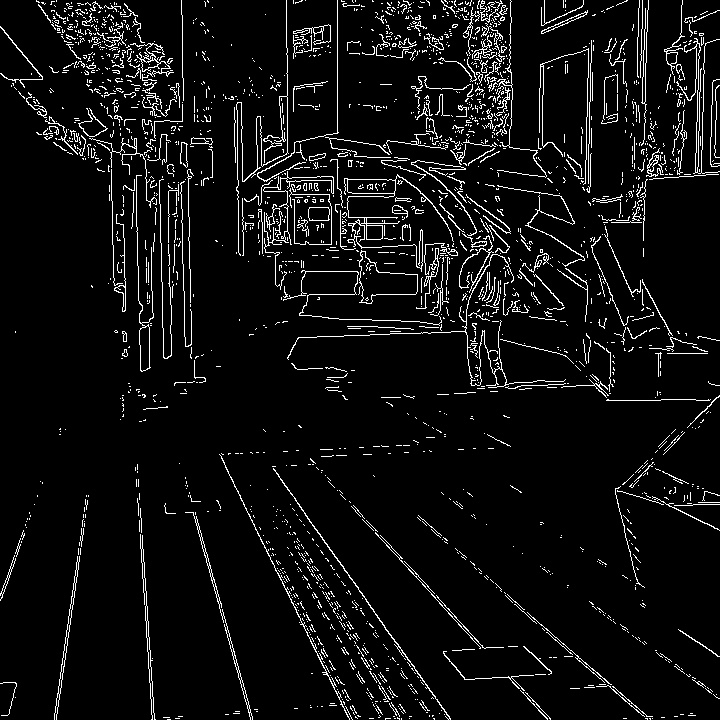
#> input picture Glitch-OpenCV/Glitch-video/EdgeDetection/src_edge_245_255/image-00071.jpg, 720 x 720 px, given in place of image-00001.jpg, which was not available
$ python Bitwise_not.py
#> lines starting #> are read from the running program, lines starting #| are printed output that depends on the picture
import cv2
# import numpy as np
import random
from datetime import datetime


### Debug
### Sample
# for test in range(0, 5): ### debug
#     test_list = [1, 400, 600, 800, 1400]
#     x = test_list[test]


for x in range(1, 1551):


    print(x)

    time1 = cv2.getTickCount() # クロック時間


    num = "%05d" % x


    in_path = "src_edge_245_255/image-" + num + ".jpg"
    out_path = "src_edge_bitwise/image-" + num + ".jpg"
    # out_path = "test_Edge/image-" + num + "-" +datetime.now().strftime("%H-%M-%S")+".jpg"


################################################################################


    img_in = cv2.imread(in_path)
#> img_in is the input picture: shape (720, 720, 3); min 0, max 255, mean 15.6

    img = cv2.bitwise_not(img_in)
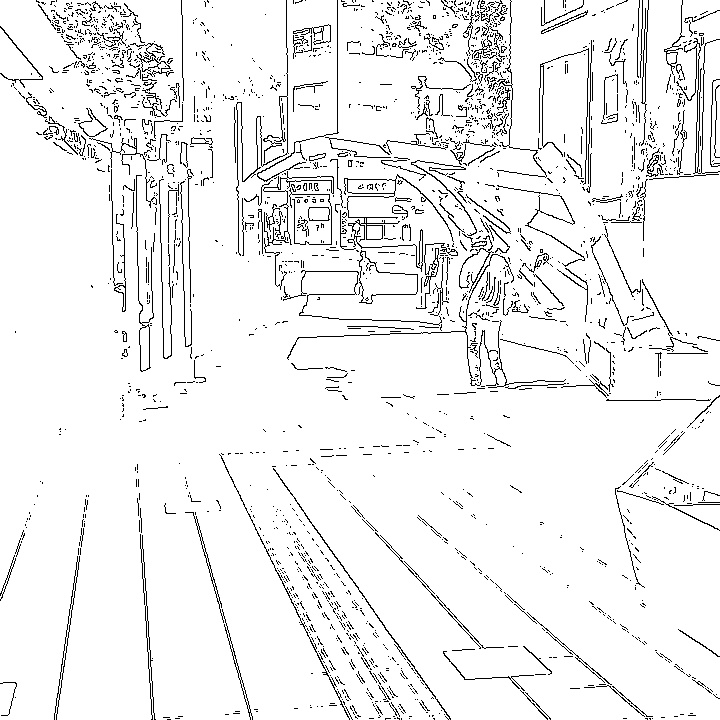
#> img: shape (720, 720, 3); min 0, max 255, mean 239.4


################################################################################


    print(datetime.now().strftime("%H:%M:%S"))
    cv2.imshow("preview",img)


    ### save img
    # cv2.imwrite(out_path_debug, img);
    cv2.imwrite(out_path, img);


    cv2.destroyAllWindows()
    print("bitwise_not :", num)

    time2 = cv2.getTickCount()
    time = (time2 - time1)/cv2.getTickFrequency() # クロック時間の差を周波数で割ると秒
    print(time, "sec")
#> pass 2 of the loop `for x in range(1, 1551):`:
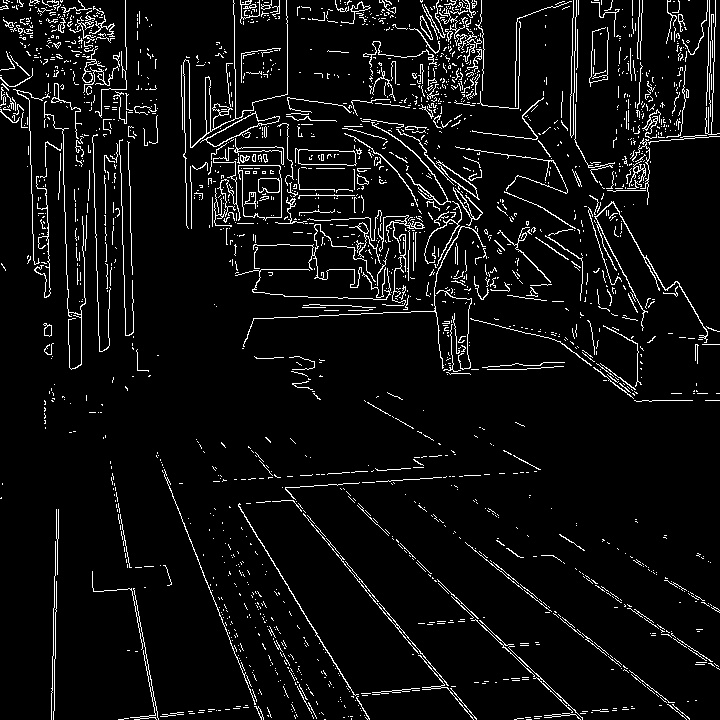
#> input picture Glitch-OpenCV/Glitch-video/EdgeDetection/src_edge_245_255/image-00082.jpg, 720 x 720 px, given in place of image-00002.jpg, which was not available
#> img_in is the input picture: shape (720, 720, 3); min 0, max 255, mean 15.2
#> `img = cv2.bitwise_not(img_in)`:
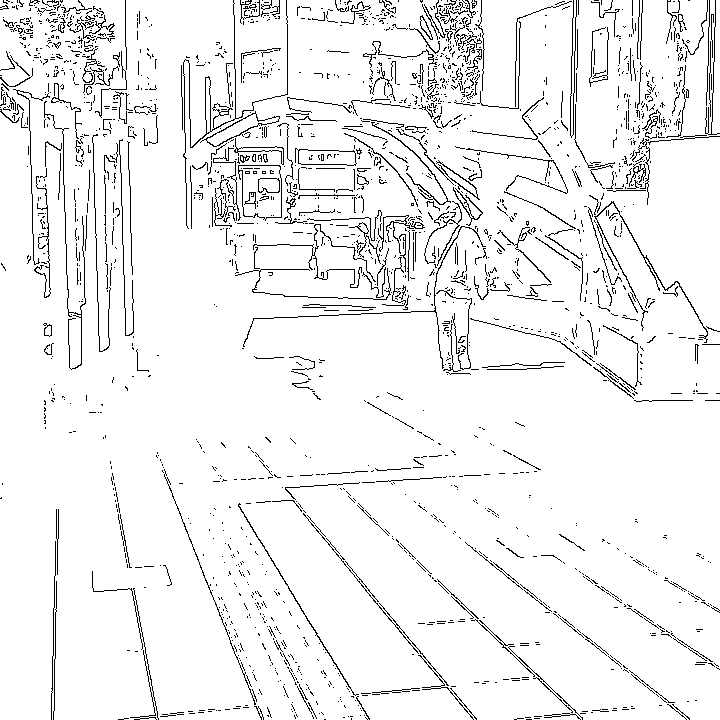
#> img: shape (720, 720, 3); min 0, max 255, mean 239.8


print("Finished!!")
